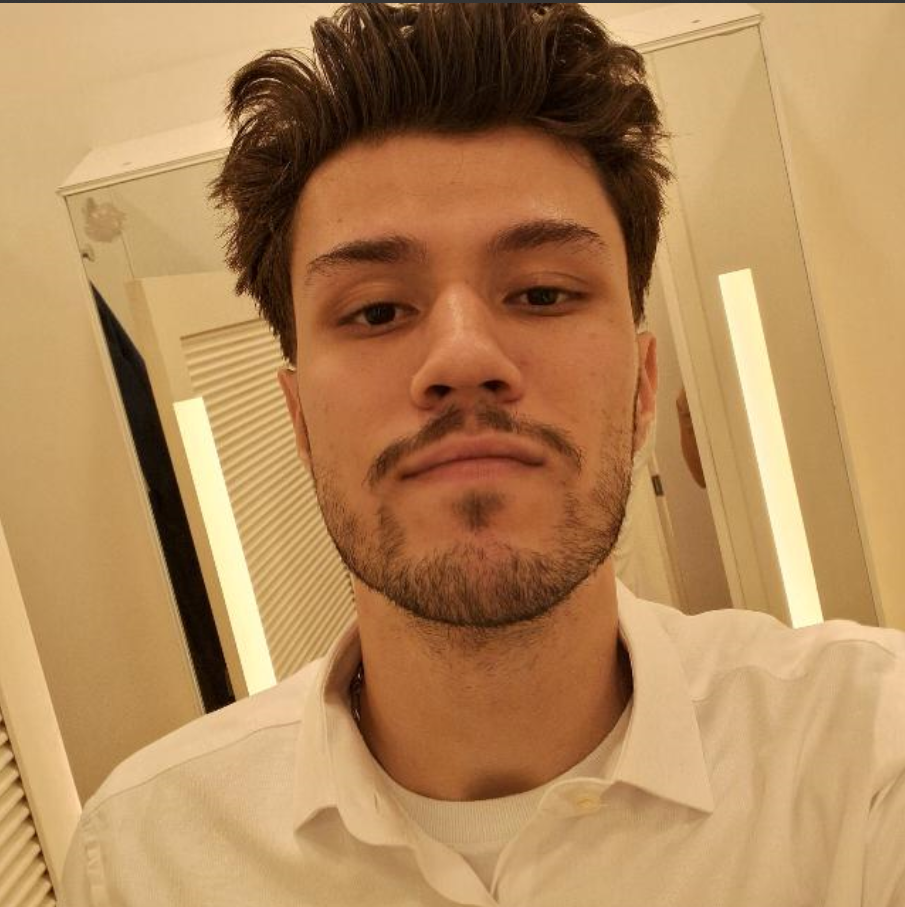
#> input picture images/Euu.png, 905 x 907 px
$ python rotate_90.py images/Euu.png
#> lines starting #> are read from the running program, lines starting #| are printed output that depends on the picture
import sys
import cv2 as cv

def rotate_90(img):

    img_rotated = cv.rotate(img, cv.ROTATE_90_CLOCKWISE)
    cv.imshow('Imagem girada a 90 graus', img_rotated)
    cv.waitKey(0)


def main():

    if len(sys.argv) < 2:
        print('Argumentos insuficientes')
        sys.exit()

    img_path = sys.argv[1]
    img = cv.imread(img_path)
#> img is the input picture: shape (907, 905, 3); mean B, G, R 89.7, 136.1, 178.7

    cv.imshow('Imagem Original', img)

    rotate_90(img)
#> in rotate_90, `img_rotated = cv.rotate(img, cv.ROTATE_90_CLOCKWISE)`:
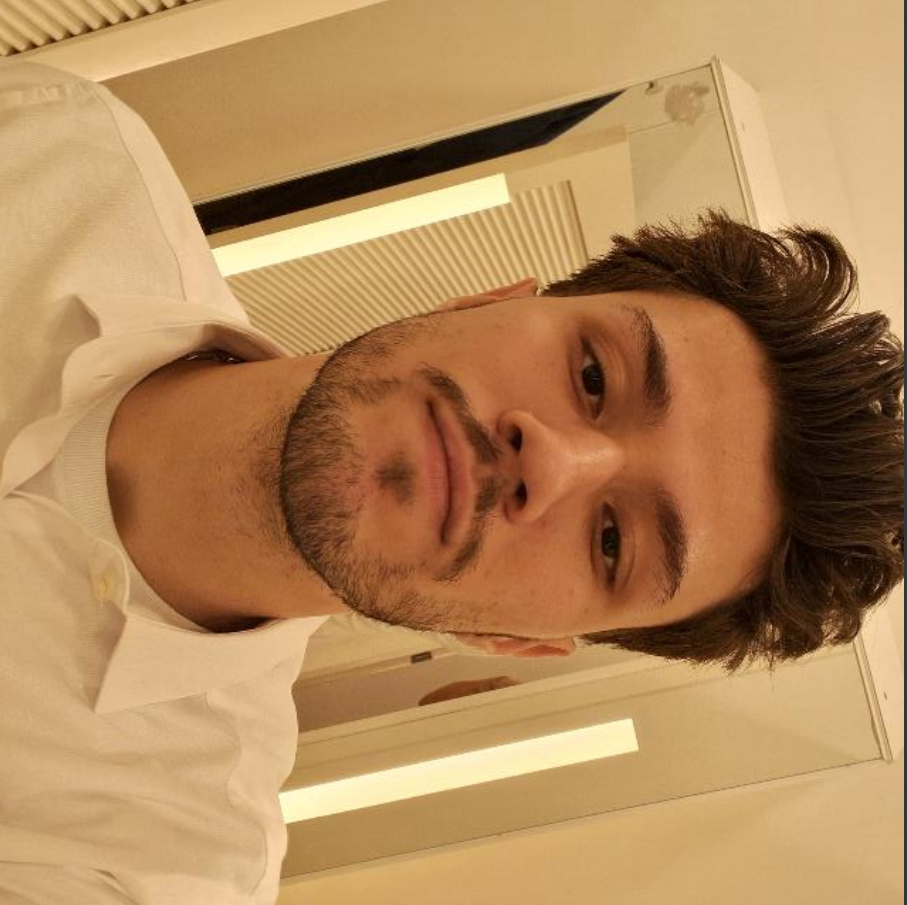
#> img_rotated: shape (905, 907, 3); mean B, G, R 89.7, 136.1, 178.7

main()
